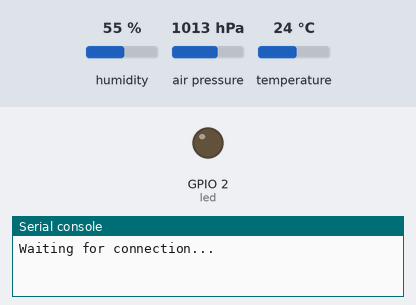
Bench run of a program on a simulated ESP8266 board running MicroPython. On the bench: output pins drawn as LEDs (lit = HIGH, except the on-board LED, lit = LOW), the last lines printed to the serial console. The test bench sets the inputs (shaded band); at power-on: humidity 55 %, air pressure 1013 hPa, temperature 24 °C. WiFi joins after 1.5 s; library files of the repository ran but are not shown: bme280.py.

Above: at 0.8 s.
At 3.8 s:
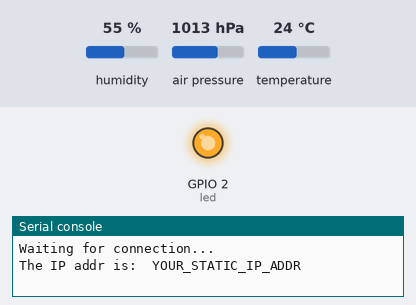
Timing chart, 0 to 5.3 s (numbered marks = the images above):
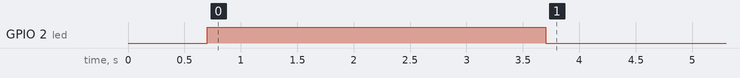

The program:

station_for_web_browser.py
```python
#import modules
import network
import usocket as socket
from time import sleep
from machine import Pin, I2C
import bme280

#initialization
led = Pin(2, Pin.OUT)
i2c=I2C(sda=Pin(4), scl=Pin(5), freq=400000)

led.value(0)
sleep(0.7)
led.value(1)

def connect():
    #Connect to WLAN
    wlan = network.WLAN(network.STA_IF)
    wlan.active(True)
    wlan.connect("SSID", "PASSWORD")
    while wlan.isconnected() == False:
        print('Waiting for connection...')
        sleep(2)
    wlan.ifconfig(('YOUR_STATIC_IP_ADDR', '255.255.255.0', '192.168.0.1', '192.168.0.1'))
    # If you don't want a static IP address just comment the above line
    sleep(1)
    ip = wlan.ifconfig()[0]
    print('The IP addr is: ', wlan.ifconfig()[0])
    led.value(0)
    return ip

def open_socket(ip):
    # Open a socket
    address = (ip, 80)
    connection = socket.socket(socket.AF_INET, socket.SOCK_STREAM)
    connection.bind(('',80))
    connection.listen(5)
    return connection

def webpage(reading):
    #Template HTML
    html = """<!DOCTYPE HTML>
<html>
<head>
    <meta http-equiv="refresh" content="10">
</head>
<body>
    <p><h1>""" + reading + """</h1></p>
</body>
</html>"""
    return html

def serve(connection):
    #Start a web server

    while True:
        bme = bme280.BME280(i2c=i2c)
        temp = bme.values[0]
        pressure = bme.values[1]
        humidity = bme.values[2]
        reading = 'Temperature: ' + temp + ' Humidity: ' + humidity + ' Pressure: ' + pressure
        client = connection.accept()[0]
        request = client.recv(1024)
        request = str(request)
        html = webpage(reading)
        client.send('HTTP/1.1 200 OK\n')
        client.send('Content-Type: text/html\n')
        client.send('Connection: close\n\n')
        client.sendall(html)
        client.close()

try:
    ip = connect()
    connection = open_socket(ip)
    serve(connection)
except KeyboardInterrupt:
    machine.reset()
```
